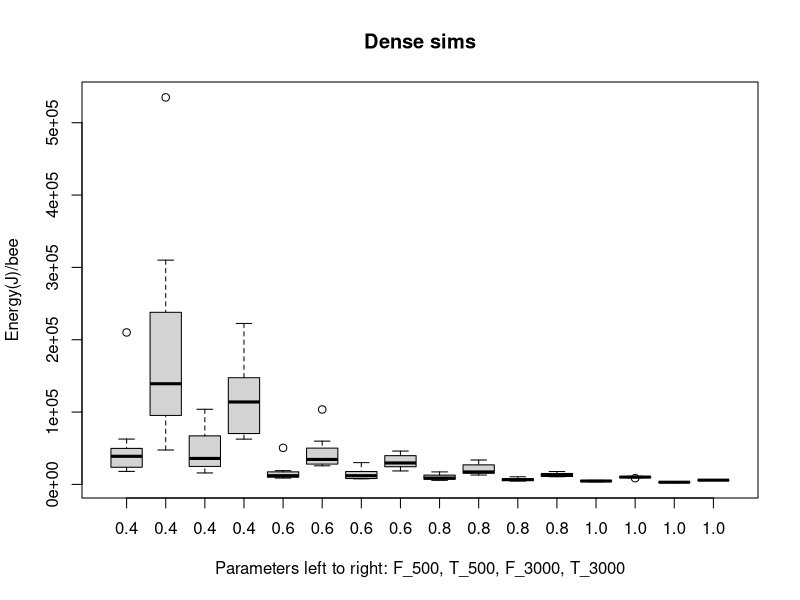
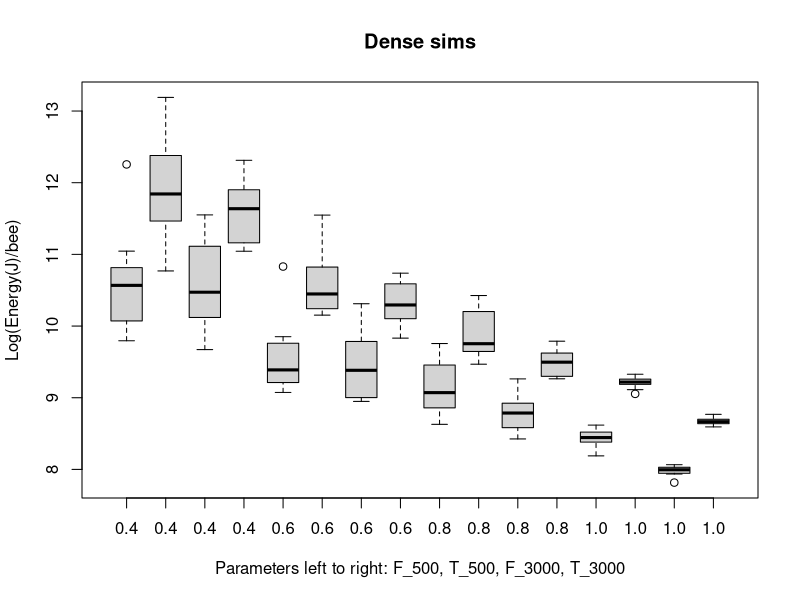
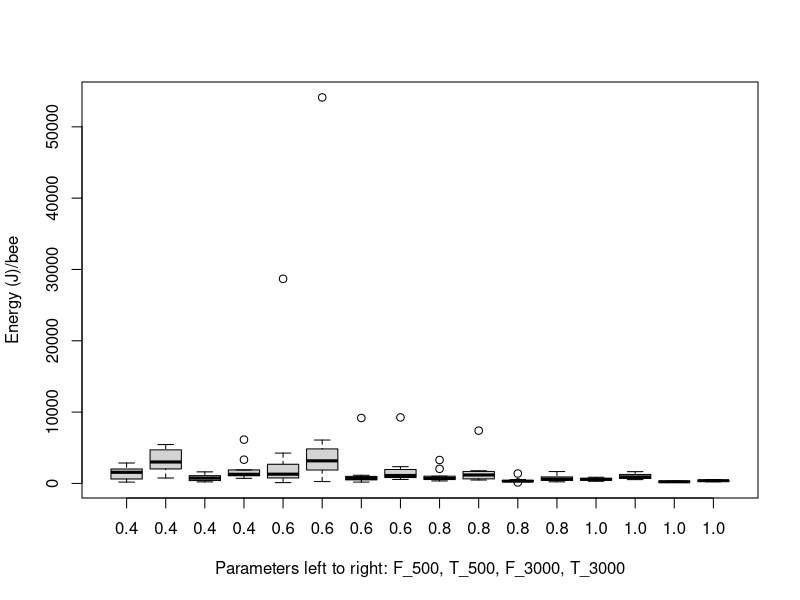
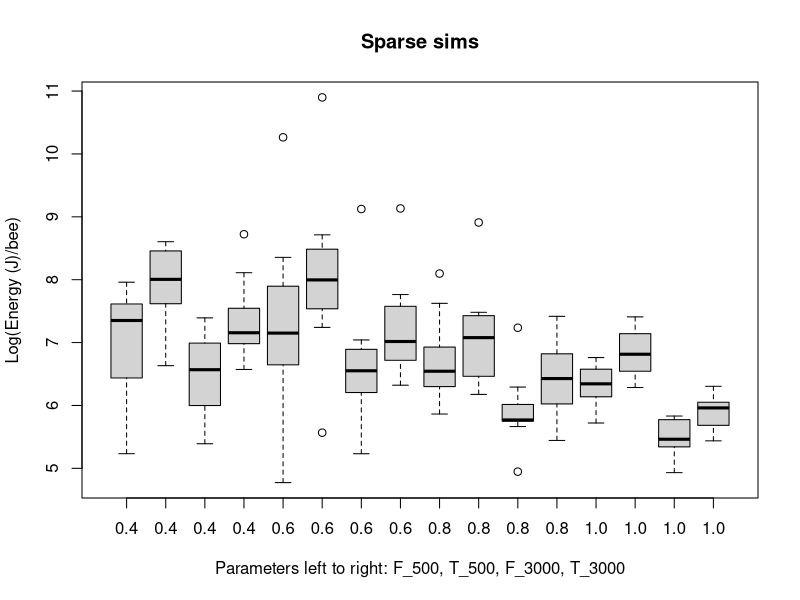
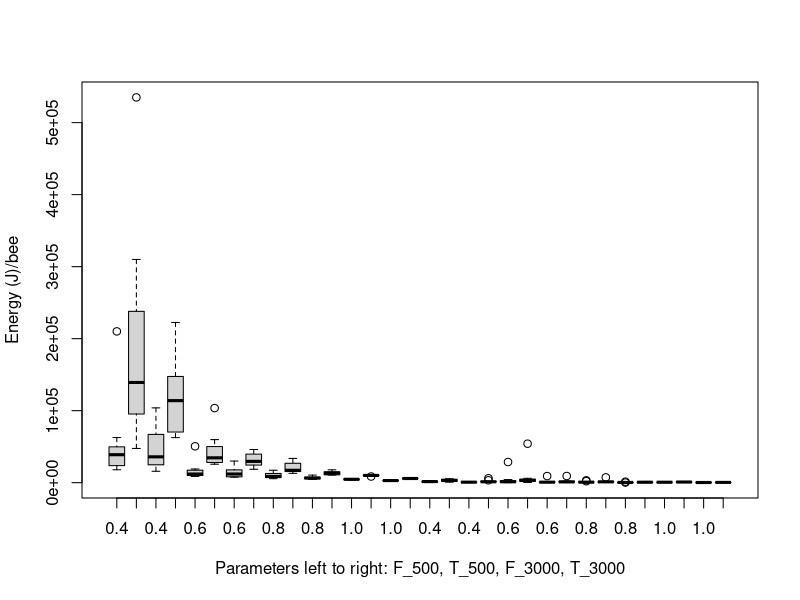
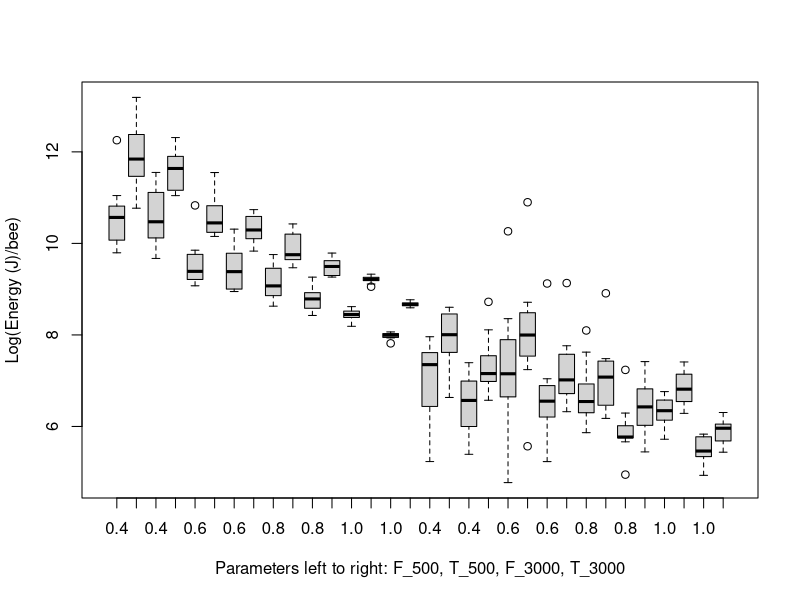

Write the R code that produced these figures, in order.
## ---- chunk 1
library(dplyr)
# setwd("~/Google Drive/Semester 8/Thesis/NetLogo+R GitHub/NetLogo R Analyses/Sim Analyses3")

# Simulation data
all.data <- read.csv("Bees sim_all3-table.csv", skip = 6, stringsAsFactors=FALSE)

# Data cleanup
all.data$environment <- as.factor(sapply(1:nrow(all.data), 
                                         function(i) {i <- paste(substr(all.data$resource_density[i],2,2), 
                                                                 ": ", 
                                                                 substr(all.data$R_value[i], 2,4), 
                                                                 sep = "")}))
names(all.data)[5] <- "communication"
all.data$communication <- as.factor(all.data$communication)
all.data$population <- as.factor(all.data$population)
all.data$log.energy.bee <- log(all.data$energy.bee)

# Dense
dense.data <- all.data %>% filter(resource_density == "\"dense\"")
dense.data$environment <- as.factor(as.character(dense.data$environment))
dense.data.some <- dense.data %>% filter(environment == "d: 0.8" | 
                                           environment == "d: 1.0")
# Sparse
sparse.data <- all.data %>% filter(resource_density == "\"sparse\"")
sparse.data$environment <- as.factor(as.character(sparse.data$environment))
sparse.data.some <- sparse.data %>% filter(environment == "s: 0.8" | 
                                             environment == "s: 1.0")
## ---- chunk 2
# Plot results
boxplot(energy.bee ~ communication+population+environment, data=dense.data, ylab = "Energy(J)/bee", 
        xlab = "Parameters left to right: F_500, T_500, F_3000, T_3000", main = "Dense sims", 
        names = c("0.4", "0.4", "0.4", "0.4",
                  "0.6", "0.6", "0.6", "0.6",
                  "0.8", "0.8", "0.8", "0.8",
                  "1.0", "1.0", "1.0", "1.0"))

boxplot(log.energy.bee ~ communication+population+environment, data=dense.data, ylab = "Log(Energy(J)/bee)", 
        xlab = "Parameters left to right: F_500, T_500, F_3000, T_3000", main = "Dense sims", 
        names = c("0.4", "0.4", "0.4", "0.4",
                  "0.6", "0.6", "0.6", "0.6",
                  "0.8", "0.8", "0.8", "0.8",
                  "1.0", "1.0", "1.0", "1.0"))
## ---- chunk 3
# Plot results
boxplot(energy.bee ~ communication+population+environment, data=sparse.data, ylab = "Energy (J)/bee", 
        xlab = "Parameters left to right: F_500, T_500, F_3000, T_3000", 
        names = c("0.4", "0.4", "0.4", "0.4",
                  "0.6", "0.6", "0.6", "0.6",
                  "0.8", "0.8", "0.8", "0.8",
                  "1.0", "1.0", "1.0", "1.0"))

boxplot(log.energy.bee ~ communication+population+environment, data=sparse.data, ylab = "Log(Energy (J)/bee)", 
        xlab = "Parameters left to right: F_500, T_500, F_3000, T_3000", main = "Sparse sims", 
        names = c("0.4", "0.4", "0.4", "0.4",
                  "0.6", "0.6", "0.6", "0.6",
                  "0.8", "0.8", "0.8", "0.8",
                  "1.0", "1.0", "1.0", "1.0"))
## ---- chunk 4
# Plot results
boxplot(energy.bee ~ communication+population+environment, data=all.data, ylab = "Energy (J)/bee", 
        xlab = "Parameters left to right: F_500, T_500, F_3000, T_3000", 
        names = c("0.4", "0.4", "0.4", "0.4",
                  "0.6", "0.6", "0.6", "0.6",
                  "0.8", "0.8", "0.8", "0.8",
                  "1.0", "1.0", "1.0", "1.0",
                  "0.4", "0.4", "0.4", "0.4",
                  "0.6", "0.6", "0.6", "0.6",
                  "0.8", "0.8", "0.8", "0.8",
                  "1.0", "1.0", "1.0", "1.0"))

boxplot(log.energy.bee ~ communication+population+environment, data=all.data, ylab = "Log(Energy (J)/bee)", 
        xlab = "Parameters left to right: F_500, T_500, F_3000, T_3000", 
        names = c("0.4", "0.4", "0.4", "0.4",
                  "0.6", "0.6", "0.6", "0.6",
                  "0.8", "0.8", "0.8", "0.8",
                  "1.0", "1.0", "1.0", "1.0",
                  "0.4", "0.4", "0.4", "0.4",
                  "0.6", "0.6", "0.6", "0.6",
                  "0.8", "0.8", "0.8", "0.8",
                  "1.0", "1.0", "1.0", "1.0"))
## ---- chunk 5
null <- lm(log.energy.bee ~ population+communication+environment, data = all.data)
alt.1a <- lm(log.energy.bee ~ population*communication+environment, data = all.data)
anova(null, alt.1a)
## ---- chunk 6
alt.1b <- lm(log.energy.bee ~ population*environment+communication, data = all.data)
anova(null, alt.1b)
## ---- chunk 7
alt.1c <- lm(log.energy.bee ~ population+communication*environment, data = all.data)
anova(null, alt.1c)
## ---- chunk 8
null.all.1 <- lm(log.energy.bee ~ population + communication + environment + 
                   population*communication + population*environment + communication*environment, data = all.data)
alt.all.1 <- lm(log.energy.bee ~ population*communication*environment, data = all.data)
anova(null.all.1, alt.all.1)
## ---- chunk 9
# found.all
null.2 <- glm(cbind(resources.found, resources.untouched) ~ population+communication+environment, 
              family = binomial(), data = all.data)
alt.2a <- glm(cbind(resources.found, resources.untouched) ~ population*communication+environment, 
              family = binomial(), data = all.data)
anova(null.2, alt.2a, test="Chisq")

alt.2b <- glm(cbind(resources.found, resources.untouched) ~ population+communication*environment, 
              family = binomial(), data = all.data)
anova(null.2, alt.2b, test="Chisq")

alt.2c <- glm(cbind(resources.found, resources.untouched) ~ population*environment+communication, 
              family = binomial(), data = all.data)
anova(null.2, alt.2c, test="Chisq")
## ---- chunk 10
null.all.2 <- glm(cbind(resources.found, resources.untouched) ~ population + communication + environment + 
                    population*communication + population*environment + communication*environment, 
                  family = binomial(), data = all.data)
alt.all.2 <- glm(cbind(resources.found, resources.untouched) ~ population*environment*communication, 
                 family = binomial(), data = all.data)
anova(null.all.2, alt.all.2, test="Chisq")
## ---- chunk 11
# found.all
null.3 <- glm(cbind(resources.depleted, (resources.found-resources.depleted)) ~ population+communication+environment, 
              family = binomial(), data = all.data)
alt.3a <- glm(cbind(resources.depleted, (resources.found-resources.depleted)) ~ population*communication+environment, 
              family = binomial(), data = all.data)
anova(null.3, alt.3a, test="Chisq")

alt.3b <- glm(cbind(resources.depleted, (resources.found-resources.depleted)) ~ population+communication*environment, 
              family = binomial(), data = all.data)
anova(null.3, alt.3b, test="Chisq")

alt.3c <- glm(cbind(resources.depleted, (resources.found-resources.depleted)) ~ population*environment+communication, 
              family = binomial(), data = all.data)
anova(null.3, alt.3c, test="Chisq")
## ---- chunk 12
null.all.3 <- glm(cbind(resources.depleted, (resources.found-resources.depleted)) ~ population + communication + environment + 
                    population*communication + population*environment + communication*environment, 
                  family = binomial(), data = all.data)
alt.all.3 <- glm(cbind(resources.depleted, (resources.found-resources.depleted)) ~ population*environment*communication, 
                 family = binomial(), data = all.data)
anova(null.all.3, alt.all.3, test="Chisq")
## ---- chunk 13
comm.data <- all.data %>% filter(communication == "TRUE")
t.test(comm.data$dance.avg, comm.data$random.avg)
